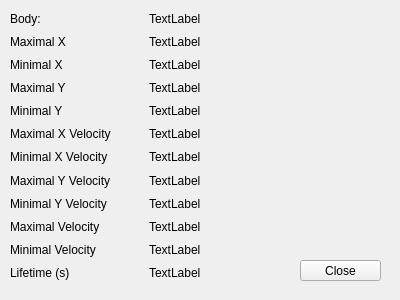
<?xml version="1.0" encoding="UTF-8"?>
<ui version="4.0">
 <class>StatisticsWindow</class>
 <widget class="QWidget" name="StatisticsWindow">
  <property name="geometry">
   <rect>
    <x>0</x>
    <y>0</y>
    <width>400</width>
    <height>300</height>
   </rect>
  </property>
  <property name="windowTitle">
   <string>Form</string>
  </property>
  <widget class="QPushButton" name="CloseButton">
   <property name="geometry">
    <rect>
     <x>300</x>
     <y>260</y>
     <width>81</width>
     <height>21</height>
    </rect>
   </property>
   <property name="text">
    <string>Close</string>
   </property>
  </widget>
  <widget class="QWidget" name="verticalLayoutWidget">
   <property name="geometry">
    <rect>
     <x>10</x>
     <y>10</y>
     <width>271</width>
     <height>271</height>
    </rect>
   </property>
   <layout class="QVBoxLayout" name="verticalLayout">
    <item>
     <layout class="QHBoxLayout" name="horizontalLayout_11">
      <item>
       <widget class="QLabel" name="label_21">
        <property name="text">
         <string>Body: </string>
        </property>
       </widget>
      </item>
      <item>
       <widget class="QLabel" name="BodyNameLabel">
        <property name="text">
         <string>TextLabel</string>
        </property>
       </widget>
      </item>
     </layout>
    </item>
    <item>
     <layout class="QHBoxLayout" name="horizontalLayout">
      <item>
       <widget class="QLabel" name="label">
        <property name="text">
         <string>Maximal X</string>
        </property>
       </widget>
      </item>
      <item>
       <widget class="QLabel" name="MaximalXLabel">
        <property name="text">
         <string>TextLabel</string>
        </property>
       </widget>
      </item>
     </layout>
    </item>
    <item>
     <layout class="QHBoxLayout" name="horizontalLayout_2">
      <item>
       <widget class="QLabel" name="label_3">
        <property name="text">
         <string>Minimal X</string>
        </property>
       </widget>
      </item>
      <item>
       <widget class="QLabel" name="MinimalXLabel">
        <property name="text">
         <string>TextLabel</string>
        </property>
       </widget>
      </item>
     </layout>
    </item>
    <item>
     <layout class="QHBoxLayout" name="horizontalLayout_3">
      <item>
       <widget class="QLabel" name="label_6">
        <property name="text">
         <string>Maximal Y</string>
        </property>
       </widget>
      </item>
      <item>
       <widget class="QLabel" name="MaximalYLabel">
        <property name="text">
         <string>TextLabel</string>
        </property>
       </widget>
      </item>
     </layout>
    </item>
    <item>
     <layout class="QHBoxLayout" name="horizontalLayout_12">
      <item>
       <widget class="QLabel" name="label_4">
        <property name="text">
         <string>Minimal Y</string>
        </property>
       </widget>
      </item>
      <item>
       <widget class="QLabel" name="MinimalYLabel">
        <property name="text">
         <string>TextLabel</string>
        </property>
       </widget>
      </item>
     </layout>
    </item>
    <item>
     <layout class="QHBoxLayout" name="horizontalLayout_4">
      <item>
       <widget class="QLabel" name="label_7">
        <property name="text">
         <string>Maximal X Velocity</string>
        </property>
       </widget>
      </item>
      <item>
       <widget class="QLabel" name="MaximalXVelLabel">
        <property name="text">
         <string>TextLabel</string>
        </property>
       </widget>
      </item>
     </layout>
    </item>
    <item>
     <layout class="QHBoxLayout" name="horizontalLayout_5">
      <item>
       <widget class="QLabel" name="label_9">
        <property name="text">
         <string>Minimal X Velocity</string>
        </property>
       </widget>
      </item>
      <item>
       <widget class="QLabel" name="MinimalXVelLabel">
        <property name="text">
         <string>TextLabel</string>
        </property>
       </widget>
      </item>
     </layout>
    </item>
    <item>
     <layout class="QHBoxLayout" name="horizontalLayout_6">
      <item>
       <widget class="QLabel" name="label_12">
        <property name="text">
         <string>Maximal Y Velocity</string>
        </property>
       </widget>
      </item>
      <item>
       <widget class="QLabel" name="MaximalYVelLabel">
        <property name="text">
         <string>TextLabel</string>
        </property>
       </widget>
      </item>
     </layout>
    </item>
    <item>
     <layout class="QHBoxLayout" name="horizontalLayout_7">
      <item>
       <widget class="QLabel" name="label_14">
        <property name="text">
         <string>Minimal Y Velocity</string>
        </property>
       </widget>
      </item>
      <item>
       <widget class="QLabel" name="MinimalYVelLabel">
        <property name="text">
         <string>TextLabel</string>
        </property>
       </widget>
      </item>
     </layout>
    </item>
    <item>
     <layout class="QHBoxLayout" name="horizontalLayout_8">
      <item>
       <widget class="QLabel" name="label_15">
        <property name="text">
         <string>Maximal Velocity</string>
        </property>
       </widget>
      </item>
      <item>
       <widget class="QLabel" name="MaximalVelLabel">
        <property name="text">
         <string>TextLabel</string>
        </property>
       </widget>
      </item>
     </layout>
    </item>
    <item>
     <layout class="QHBoxLayout" name="horizontalLayout_9">
      <item>
       <widget class="QLabel" name="label_17">
        <property name="text">
         <string>Minimal Velocity</string>
        </property>
       </widget>
      </item>
      <item>
       <widget class="QLabel" name="MinimalVelLabel">
        <property name="text">
         <string>TextLabel</string>
        </property>
       </widget>
      </item>
     </layout>
    </item>
    <item>
     <layout class="QHBoxLayout" name="horizontalLayout_10">
      <item>
       <widget class="QLabel" name="label_19">
        <property name="text">
         <string>Lifetime (s)</string>
        </property>
       </widget>
      </item>
      <item>
       <widget class="QLabel" name="LifetimeLabel">
        <property name="text">
         <string>TextLabel</string>
        </property>
       </widget>
      </item>
     </layout>
    </item>
   </layout>
  </widget>
 </widget>
 <resources/>
 <connections/>
</ui>
